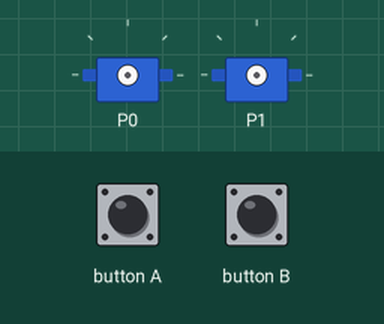
The program below on a simulated BBC micro:bit (MakeCode). On the bench: 2 × servo. The inputs (shaded band) are chosen by the test bench.

Above: at 1.2 s.
1.3 s: button A pressed for 0.15 s
At 3.6 s:
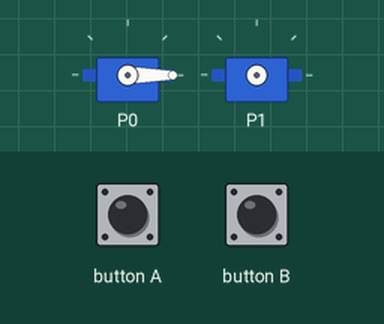
3.9 s: button B pressed for 0.15 s
At 5.9 s:
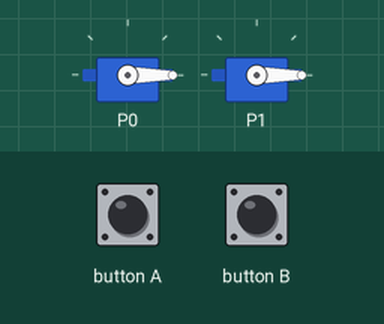
6.5 s: button A pressed for 0.15 s
At 7.1 s:
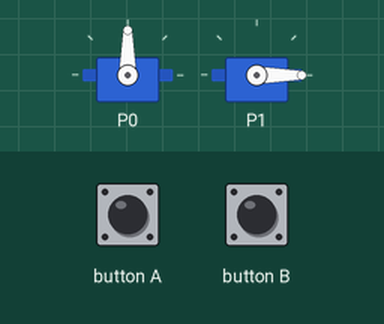
Timing chart, 0 to 9.5 s (numbered marks = the images above; inputs shaded):
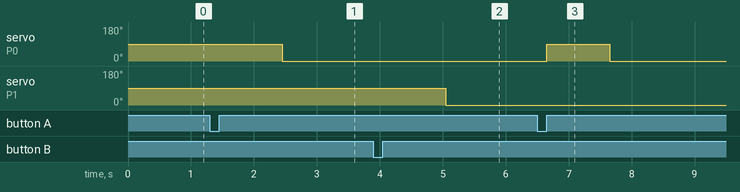

The program:

main.ts
```typescript
input.onButtonPressed(Button.A, function () {
    servos.P0.setAngle(90)
    basic.pause(1000)
    servos.P0.setAngle(0)
})
input.onButtonPressed(Button.B, function () {
    servos.P1.setAngle(90)
    basic.pause(1000)
    servos.P1.setAngle(0)
})
basic.forever(function () {

})
```

test.ts
```typescript
// テストはここに来ます。このパッケージが拡張機能として使用されるときにはコンパイルされません。
```

Measured:
- after the input at 1.3 s, servo on P0: 90° → 0° after 1.2 s
- after the input at 3.9 s, servo on P1: 90° → 0° after 1.2 s
- after the input at 6.5 s, servo on P0: 0° → 90° after 0.15 s, → 0° 1.0 s later
